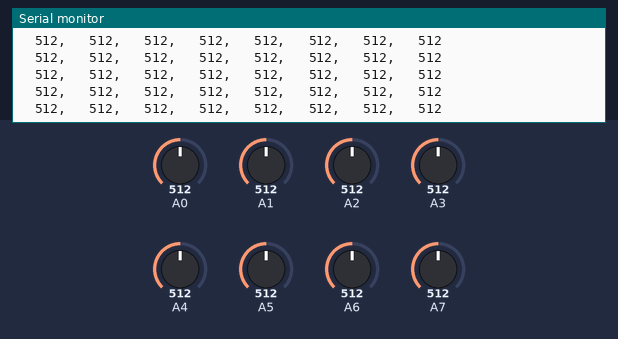
Recording of a sketch running on a simulated Arduino Uno, built with avr-gcc and run on an emulated ATmega328P. Parts: the last lines printed to the serial monitor. Inputs (shaded band) come from the test bench; at power-on: A0 = 512, A1 = 512, A3 = 512, A2 = 512, A4 = 512, A5 = 512, A6 = 512, A7 = 512.

Above: at 1.2 s.
1.3 s: A0 set to 110
At 1.41 s:
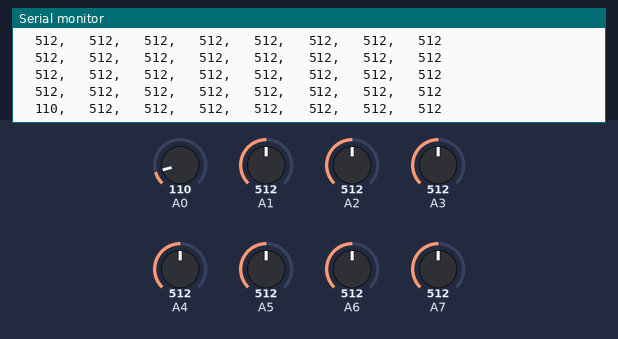
4.3 s: A0 set to 88
At 4.38 s:
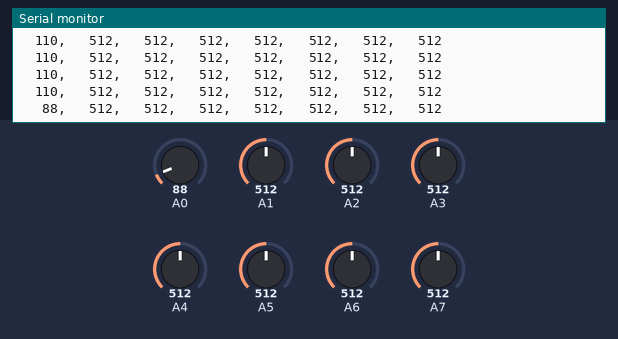
6.2 s: A1 set to 108
At 6.24 s:
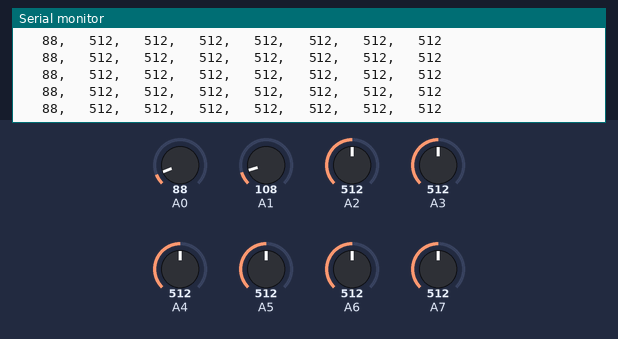
7.7 s: A1 set to 95
At 7.81 s:
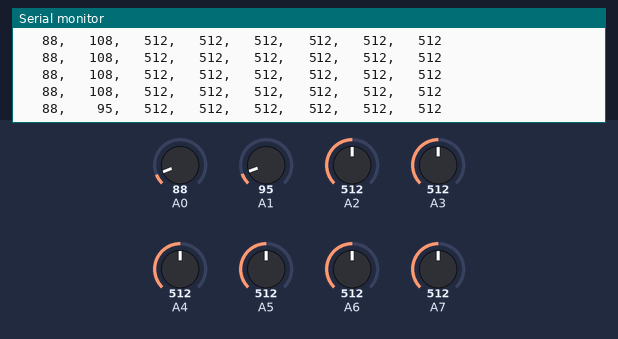
11.6 s: A3 set to 108
At 11.6 s:
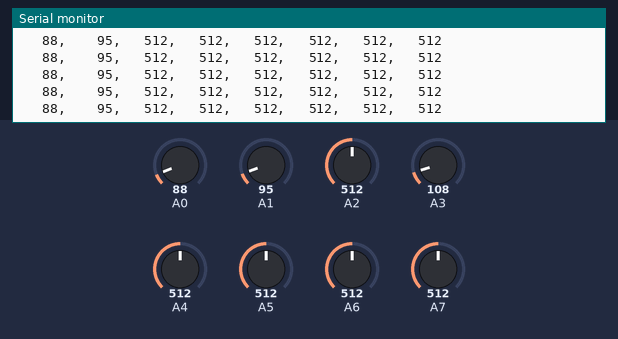
14.6 s: A3 set to 89
At 14.69 s:
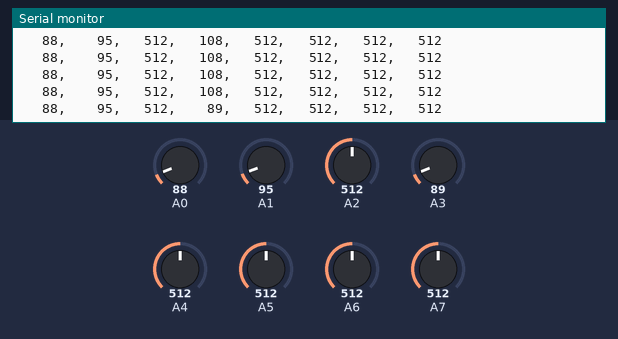

The sketch:

LED8.ino
```cpp
void setup()
{
    Serial.begin(9600);
}

void loop()
{
    int i;
    int DN[8];
    char buffer[100];

    // Read digital number from sensors
    for(i=0;i<8;i++)
    {
        DN[i] = analogRead(i);
    }

    // Print data to the serial port
    sprintf(buffer, "%5d, %5d, %5d, %5d, %5d, %5d, %5d, %5d",  DN[0], DN[1], DN[2], DN[3], DN[4], DN[5], DN[6], DN[7]);
    Serial.println(buffer);
}
```

Measured:
- the behaviour switches between 100 and 99 on A0 (found by bisection; images 1 and 2)
- the behaviour switches between 100 and 99 on A1 (found by bisection; images 3 and 4)
- the behaviour switches between 100 and 99 on A3 (found by bisection; images 5 and 6)
- after the input at 1.3 s, the serial monitor: prints a new line after 0.10 s (image 1)
- after the input at 4.3 s, the serial monitor: prints a new line after 0.07 s (image 2)
- after the input at 7.7 s, the serial monitor: prints a new line after 0.11 s (image 4)
- after the input at 14.6 s, the serial monitor: prints a new line after 0.08 s (image 6)
